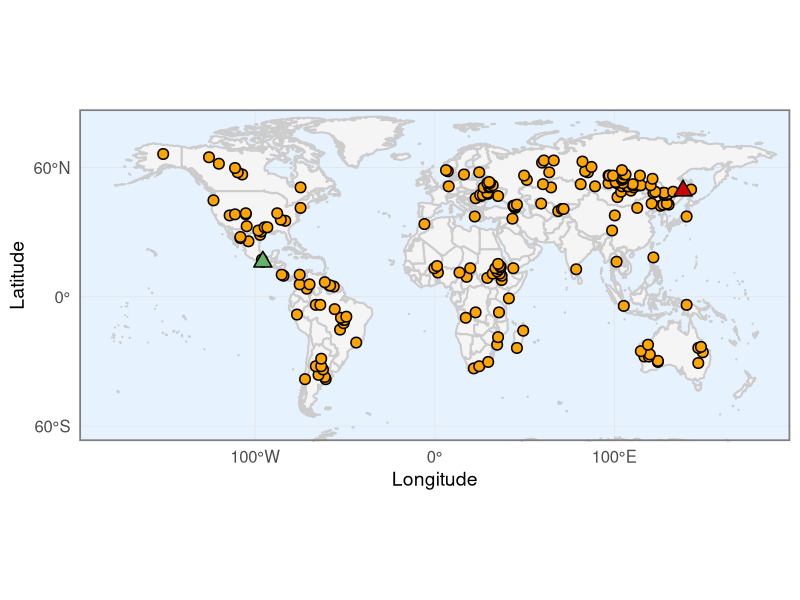

This chart was generated by the following R code:
library(ggplot2)
library(maps)
library(dplyr)

data <- read.table("./0_Gimms_kNDVI_validated_sites.txt",head=FALSE)
#data <- read.table("./pku_Gimms_kNDVI_validated_sites.txt",head=FALSE)
longitude <- data[2,]
latitude <- data[1,]
values <- data[3,]

df <- data.frame(
  lon = as.numeric(longitude),
  lat = as.numeric(latitude),
  value = as.numeric(values)
)
df_red <- df[df$value == 1, ]    # 红色：值为1
df_blue <- df[df$value == -1, ]  # 蓝色：值为-1

locations <- data.frame(
  lat = c(49.25, 16.25), 
  lon = c(138.25, -95.75), 
  name = c("health", "un")
)


world_map <- map_data("world")
windows(width = 10, height = 5)
ggplot() +
  # 绘制世界地图底图
  geom_polygon(data = world_map, 
               aes(x = long, y = lat, group = group),
               fill = "#f5f5f5", color = "#cccccc", size = 0.7) +
  
  # 绘制值为1的点（红色）
  geom_point(data = df, aes(x = lon, y = lat, fill = factor(value)),
             shape = 21, color = "black", size = 3, stroke = 0.8) +
  scale_fill_manual(values = c("1" = "orange", "-1" = "orange"))+

  geom_point(data = locations[1,], aes(x = lon, y = lat, fill = name),
             shape = 24, fill="#CE0202", color = "black", size = 4, stroke = 0.8) + 
  
  geom_point(data = locations[2,], aes(x = lon, y = lat, fill = name),
             shape = 24, fill="#65b168", color = "black", size = 4, stroke = 0.8) + 
  
  # 设置坐标轴格式
  scale_x_continuous(
    breaks = c(-100, 0, 100), 
    labels = c("100°W", "0°", "100°E")  # 显示 `°W`, `°E`
  ) +
  scale_y_continuous(
    breaks = c(-60, 0, 60), 
    labels = c("60°S", "0°", "60°N")  # 显示 `°S`, `°N`
  ) +
  # 设置坐标范围（根据你的数据调整）
  coord_fixed(ratio = 1.2, xlim = c(-180, 180), ylim = c(-60, 80)) +
  # 主题设置
  theme_minimal(base_size = 14) +
  theme(
    panel.grid.major = element_line(color = "grey90", size = 0.3),
    panel.grid.minor = element_blank(),
    panel.background = element_rect(fill = "#e6f3ff", color = NA),
    plot.background = element_rect(fill = "white", color = NA),
    legend.position = "none",
    plot.title = element_text(hjust = 0.5, size = 16, face = "bold"),
    axis.text = element_text(size = 12),  # 坐标轴刻度字体大小
    axis.title = element_text(size = 14),  # 坐标轴标题字体
    panel.border = element_rect(color = "grey50", fill = NA, linewidth = 1.2)
  ) +
  labs(x = "Longitude", y = "Latitude")
